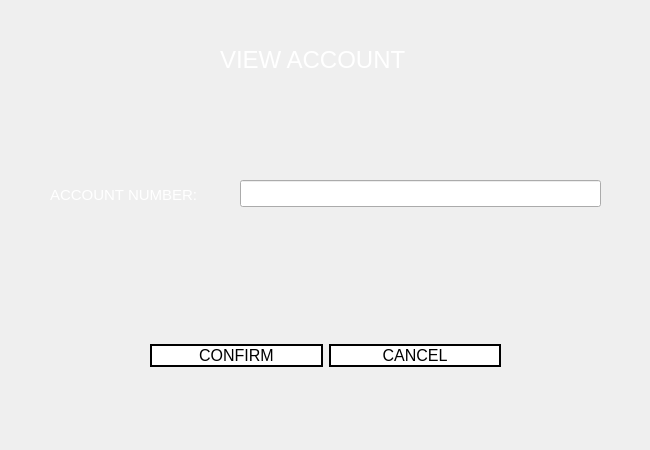
<?xml version="1.0" encoding="UTF-8"?>
<ui version="4.0">
 <class>admin_view</class>
 <widget class="QWidget" name="admin_view">
  <property name="geometry">
   <rect>
    <x>0</x>
    <y>0</y>
    <width>650</width>
    <height>450</height>
   </rect>
  </property>
  <property name="minimumSize">
   <size>
    <width>650</width>
    <height>450</height>
   </size>
  </property>
  <property name="maximumSize">
   <size>
    <width>650</width>
    <height>450</height>
   </size>
  </property>
  <property name="windowTitle">
   <string>View Account</string>
  </property>
  <property name="windowIcon">
   <iconset>
    <normaloff>icon.png</normaloff>icon.png</iconset>
  </property>
  <property name="styleSheet">
   <string notr="true">QWidget#admin_view{
	border-image: url(:/images/gradient.png);
}

QPushButton{
background: transparent;
background-color: white;
border: 2px solid black;
}

QPushButton:hover{
background-color: rgb(30, 30, 30);
color: white;
}

QPushButton:pressed
{
font: bold;
}
</string>
  </property>
  <widget class="QLabel" name="label">
   <property name="geometry">
    <rect>
     <x>220</x>
     <y>30</y>
     <width>251</width>
     <height>61</height>
    </rect>
   </property>
   <property name="font">
    <font>
     <pointsize>18</pointsize>
     <weight>50</weight>
     <bold>false</bold>
    </font>
   </property>
   <property name="text">
    <string>&lt;html&gt;&lt;head/&gt;&lt;body&gt;&lt;p&gt;&lt;span style=&quot; color:#ffffff;&quot;&gt;VIEW ACCOUNT&lt;/span&gt;&lt;/p&gt;&lt;/body&gt;&lt;/html&gt;</string>
   </property>
  </widget>
  <widget class="QWidget" name="horizontalLayoutWidget">
   <property name="geometry">
    <rect>
     <x>150</x>
     <y>310</y>
     <width>351</width>
     <height>91</height>
    </rect>
   </property>
   <layout class="QHBoxLayout" name="horizontalLayout">
    <item>
     <widget class="QPushButton" name="sys_confirm">
      <property name="font">
       <font>
        <pointsize>12</pointsize>
       </font>
      </property>
      <property name="cursor">
       <cursorShape>PointingHandCursor</cursorShape>
      </property>
      <property name="text">
       <string>CONFIRM</string>
      </property>
     </widget>
    </item>
    <item>
     <widget class="QPushButton" name="sys_cancel">
      <property name="font">
       <font>
        <pointsize>12</pointsize>
       </font>
      </property>
      <property name="cursor">
       <cursorShape>PointingHandCursor</cursorShape>
      </property>
      <property name="text">
       <string>CANCEL</string>
      </property>
     </widget>
    </item>
   </layout>
  </widget>
  <widget class="QLabel" name="label_4">
   <property name="geometry">
    <rect>
     <x>50</x>
     <y>180</y>
     <width>163</width>
     <height>31</height>
    </rect>
   </property>
   <property name="font">
    <font>
     <pointsize>11</pointsize>
    </font>
   </property>
   <property name="text">
    <string>&lt;html&gt;&lt;head/&gt;&lt;body&gt;&lt;p&gt;&lt;span style=&quot; color:#ffffff;&quot;&gt;ACCOUNT NUMBER:&lt;/span&gt;&lt;/p&gt;&lt;/body&gt;&lt;/html&gt;</string>
   </property>
  </widget>
  <widget class="QLineEdit" name="sys_an">
   <property name="geometry">
    <rect>
     <x>240</x>
     <y>180</y>
     <width>361</width>
     <height>27</height>
    </rect>
   </property>
   <property name="font">
    <font>
     <pointsize>10</pointsize>
    </font>
   </property>
   <property name="inputMask">
    <string>999999999999</string>
   </property>
   <property name="text">
    <string/>
   </property>
   <property name="maxLength">
    <number>12</number>
   </property>
  </widget>
  <widget class="QLabel" name="label_2">
   <property name="geometry">
    <rect>
     <x>0</x>
     <y>0</y>
     <width>650</width>
     <height>450</height>
    </rect>
   </property>
   <property name="styleSheet">
    <string notr="true">border-image: url(:/images/adbg.png);</string>
   </property>
   <property name="text">
    <string/>
   </property>
  </widget>
  <zorder>label_2</zorder>
  <zorder>label</zorder>
  <zorder>horizontalLayoutWidget</zorder>
  <zorder>label_4</zorder>
  <zorder>sys_an</zorder>
 </widget>
 <resources>
  <include location="resource.qrc"/>
 </resources>
 <connections/>
</ui>
